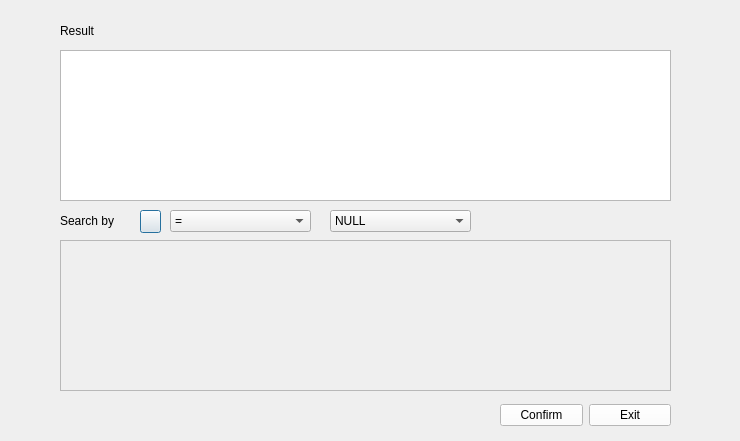
<?xml version="1.0" encoding="UTF-8"?>
<ui version="4.0">
 <class>SearchWindow</class>
 <widget class="QDialog" name="SearchWindow">
  <property name="geometry">
   <rect>
    <x>0</x>
    <y>0</y>
    <width>740</width>
    <height>441</height>
   </rect>
  </property>
  <property name="minimumSize">
   <size>
    <width>740</width>
    <height>441</height>
   </size>
  </property>
  <property name="maximumSize">
   <size>
    <width>740</width>
    <height>441</height>
   </size>
  </property>
  <property name="mouseTracking">
   <bool>true</bool>
  </property>
  <property name="windowTitle">
   <string>SearchWindow</string>
  </property>
  <widget class="QTableWidget" name="SearchResult">
   <property name="geometry">
    <rect>
     <x>60</x>
     <y>50</y>
     <width>611</width>
     <height>151</height>
    </rect>
   </property>
   <property name="styleSheet">
    <string notr="true"/>
   </property>
  </widget>
  <widget class="QLabel" name="label_3">
   <property name="geometry">
    <rect>
     <x>60</x>
     <y>200</y>
     <width>181</width>
     <height>41</height>
    </rect>
   </property>
   <property name="styleSheet">
    <string notr="true">text-align: center;
font: 75 12pt &quot;MS Shell Dlg 2&quot;;
color: black;
</string>
   </property>
   <property name="text">
    <string>Search by</string>
   </property>
  </widget>
  <widget class="QPushButton" name="SearchAdd">
   <property name="geometry">
    <rect>
     <x>140</x>
     <y>210</y>
     <width>21</width>
     <height>23</height>
    </rect>
   </property>
   <property name="text">
    <string/>
   </property>
   <property name="icon">
    <iconset>
     <normaloff>Code/Downloads/plus.png</normaloff>Code/Downloads/plus.png</iconset>
   </property>
  </widget>
  <widget class="QLabel" name="label_4">
   <property name="geometry">
    <rect>
     <x>60</x>
     <y>10</y>
     <width>181</width>
     <height>41</height>
    </rect>
   </property>
   <property name="styleSheet">
    <string notr="true">text-align: center;
font: 75 12pt &quot;MS Shell Dlg 2&quot;;
color: black;
</string>
   </property>
   <property name="text">
    <string>Result</string>
   </property>
  </widget>
  <widget class="QWidget" name="horizontalLayoutWidget">
   <property name="geometry">
    <rect>
     <x>500</x>
     <y>400</y>
     <width>171</width>
     <height>31</height>
    </rect>
   </property>
   <layout class="QHBoxLayout" name="horizontalLayout_2">
    <item>
     <widget class="QPushButton" name="SEOkButton">
      <property name="styleSheet">
       <string notr="true">background-color: rgb(255, 255, 255)</string>
      </property>
      <property name="text">
       <string>Confirm</string>
      </property>
     </widget>
    </item>
    <item>
     <widget class="QPushButton" name="SEExitButton">
      <property name="styleSheet">
       <string notr="true">background-color: rgb(255, 255, 255)</string>
      </property>
      <property name="text">
       <string>Exit</string>
      </property>
     </widget>
    </item>
   </layout>
  </widget>
  <widget class="QScrollArea" name="GBAttributeScroll">
   <property name="geometry">
    <rect>
     <x>60</x>
     <y>240</y>
     <width>611</width>
     <height>151</height>
    </rect>
   </property>
   <property name="widgetResizable">
    <bool>true</bool>
   </property>
   <widget class="QWidget" name="scrollAreaWidgetContents_3">
    <property name="geometry">
     <rect>
      <x>0</x>
      <y>0</y>
      <width>609</width>
      <height>149</height>
     </rect>
    </property>
   </widget>
  </widget>
  <widget class="QWidget" name="formLayoutWidget_2">
   <property name="geometry">
    <rect>
     <x>60</x>
     <y>240</y>
     <width>611</width>
     <height>151</height>
    </rect>
   </property>
   <layout class="QFormLayout" name="formLayout_2"/>
  </widget>
  <widget class="QComboBox" name="SEOperation">
   <property name="geometry">
    <rect>
     <x>170</x>
     <y>210</y>
     <width>141</width>
     <height>22</height>
    </rect>
   </property>
   <item>
    <property name="text">
     <string>=</string>
    </property>
   </item>
   <item>
    <property name="text">
     <string>&lt;=</string>
    </property>
   </item>
   <item>
    <property name="text">
     <string>&gt;=</string>
    </property>
   </item>
   <item>
    <property name="text">
     <string>&lt;</string>
    </property>
   </item>
   <item>
    <property name="text">
     <string>&gt;</string>
    </property>
   </item>
   <item>
    <property name="text">
     <string>!=</string>
    </property>
   </item>
  </widget>
  <widget class="QComboBox" name="SEOperation_2">
   <property name="geometry">
    <rect>
     <x>330</x>
     <y>210</y>
     <width>141</width>
     <height>22</height>
    </rect>
   </property>
   <item>
    <property name="text">
     <string>NULL</string>
    </property>
   </item>
   <item>
    <property name="text">
     <string>AND</string>
    </property>
   </item>
   <item>
    <property name="text">
     <string>OR</string>
    </property>
   </item>
  </widget>
 </widget>
 <resources/>
 <connections/>
</ui>
